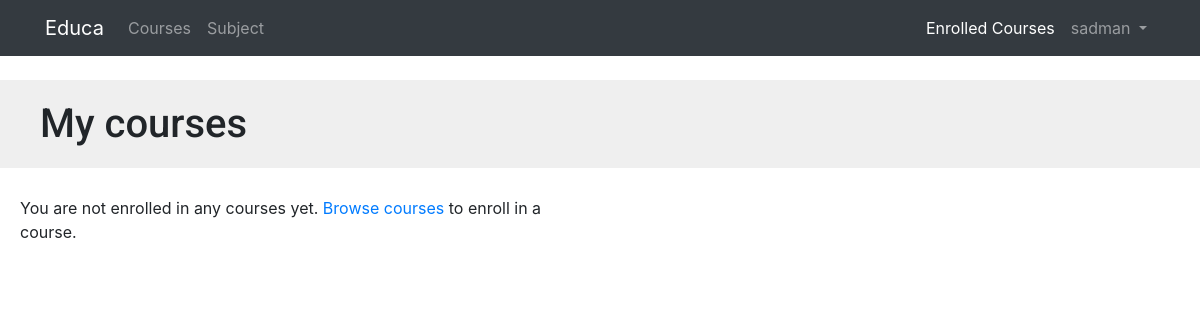
/students/courses/ (signed in), run on an earlier commit of the app's database.
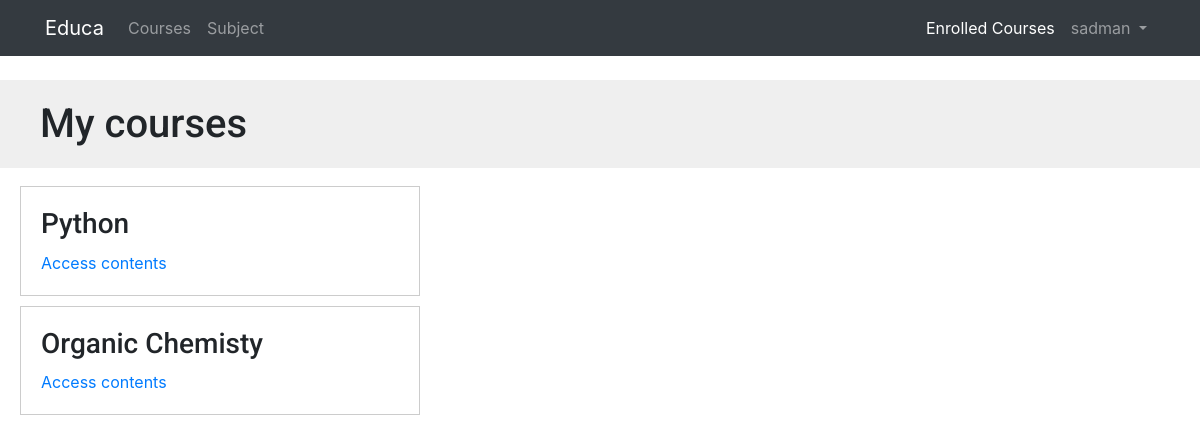
And on a later commit of the database.
### courses/models.py (models this page shows, shortened)
class Course(models.Model):
    owner = models.ForeignKey(User,
                    related_name='courses_created',
                    on_delete=models.CASCADE)
    subject = models.ForeignKey(Subject, related_name='courses',
                        on_delete=models.CASCADE)
    title = models.CharField(max_length=200)
    slug = models.SlugField(max_length=200, unique=True)
    overview = models.TextField()
    created = models.DateTimeField(auto_now_add=True)
    students = models.ManyToManyField(User,
                                      related_name='courses_joined',
                                      blank=True)
    class Meta:
        ordering = ['-created']

### students/views.py (the view)
class StudentCourseListView(LoginRequiredMixin, ListView):
    model = Course
    template_name = 'students/course/list.html'
    def get_queryset(self):
        qs = super(StudentCourseListView, self).get_queryset()
        return qs.filter(students__in=[self.request.user])

### courses/templatetags/course.py (called while the page is built)
@register.filter(name='has_group')
def has_group(user, group_name):
    group = Group.objects.get(name=group_name)
    return True if group in user.groups.all() else False

### templates/students/course/list.html (shortened to what this page needs)
{% extends "base.html" %}
{% block content %}
    <h1>My courses</h1>
    <div class="module">
        {% for course in object_list %}
            <div class="course-info">
                <h3>{{ course.title }}</h3>
                <p><a href="{% url "student_course_detail" course.id %}">Access contents</a></p>
            </div>
        {% empty %}
            <p>
                You are not enrolled in any courses yet.
                <a href="{% url "course_list" %}">Browse courses</a> to enroll in a course.
            </p>
        {% endfor %}
    </div>
{% endblock %}

What changed in the data, as far as the page shows it:
added Course: title "Python"
now on this page (row unchanged): Course: title "Organic Chemisty"
Also different on the page:
text no longer shown: "You are not enrolled in any courses yet. Browse courses to enroll in a course."
